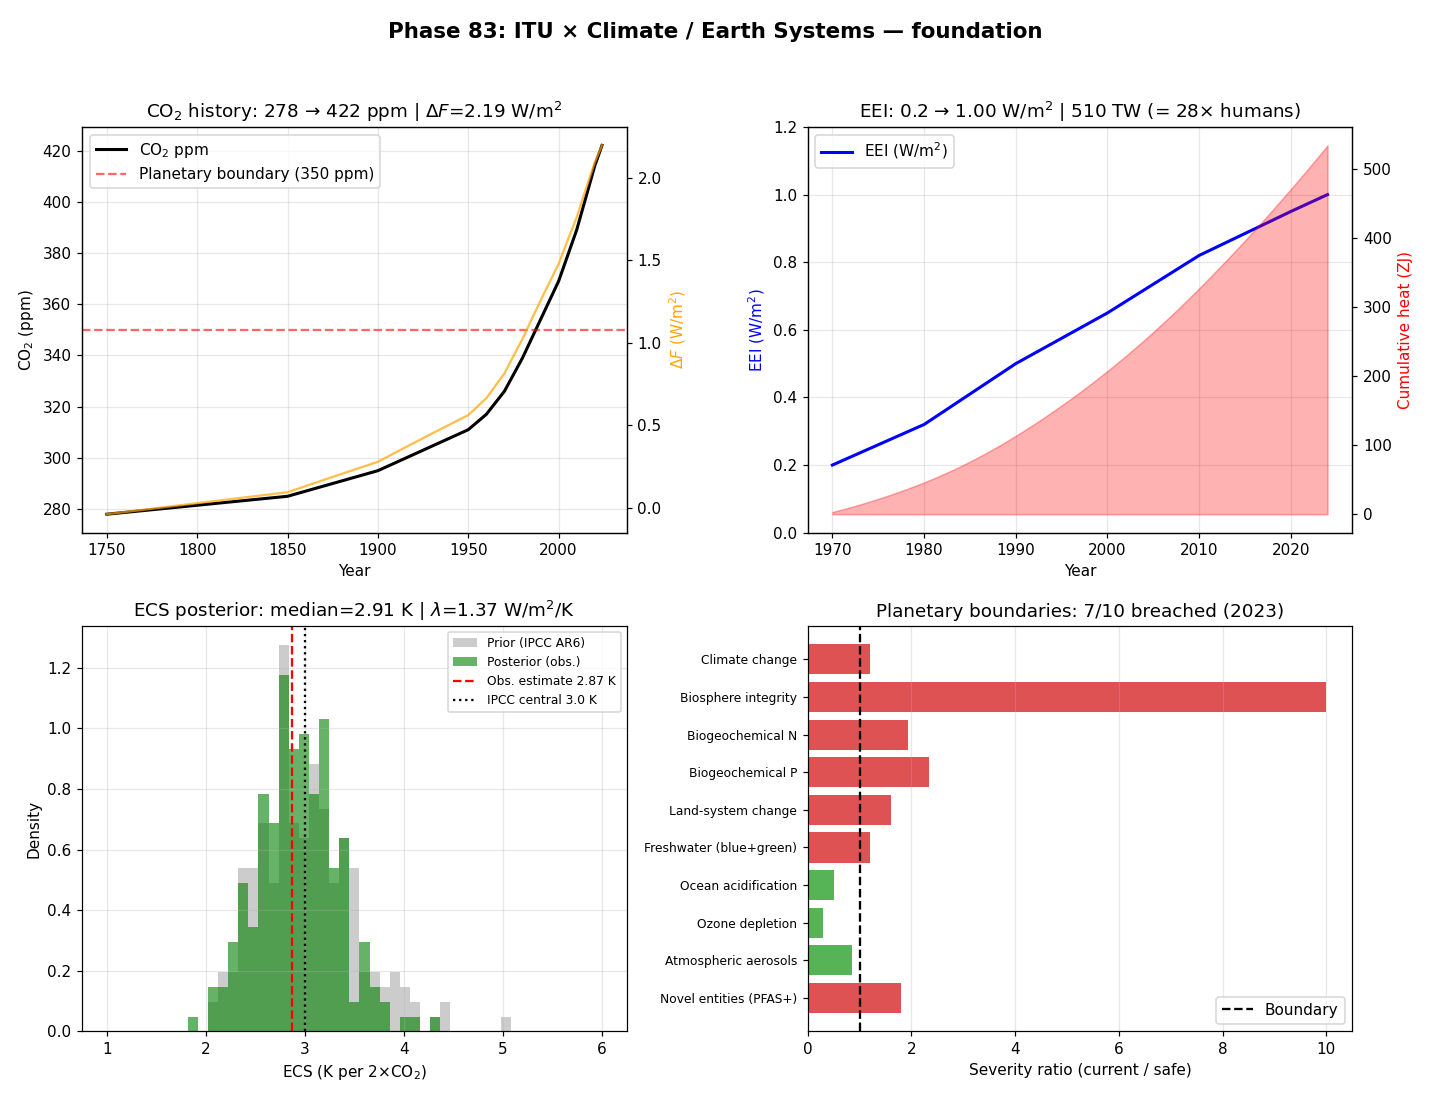

Generate this figure with Python:
"""
Phase 83: ITU Climate / Earth Systems foundation
Tier 1 #11 — Phase 1/4

4 numerical experiments:
1. CO2 ppm history (1750-2024) + radiative forcing ΔF(t)
2. Earth Energy Imbalance (EEI) 1970-2024 ⇒ heat accumulation
3. ECS posterior: observation vs IPCC AR6 prior
4. Planetary Boundaries 9-axis state (radar-style summary)

Output: climate_itu_foundation.png + climate_itu_foundation_summary.json
"""

import json
import math
import numpy as np
import matplotlib.pyplot as plt

# ----------------------------------------------------------------------
# Physical constants
# ----------------------------------------------------------------------
S0 = 1361.0  # solar constant W/m^2
ALPHA_BOND = 0.293  # Bond albedo
A_EARTH = 5.1e14  # m^2
SIGMA_SB = 5.670374419e-8  # Stefan-Boltzmann
CO2_PRE = 280.0  # ppm pre-industrial
DF_2XCO2 = 3.93  # W/m^2 IPCC AR6 (2x CO2)


# ----------------------------------------------------------------------
# Test 1: CO2 history + radiative forcing
# ----------------------------------------------------------------------
def co2_ppm(year):
    """Mauna Loa / ice-core merged record approximation."""
    if year < 1750:
        return 278.0
    # Logistic ramp 1750-2024
    anchors = [
        (1750, 278), (1850, 285), (1900, 295), (1950, 311),
        (1960, 317), (1970, 326), (1980, 339), (1990, 354),
        (2000, 369), (2010, 389), (2020, 414), (2024, 422),
    ]
    yrs = np.array([a[0] for a in anchors])
    pp = np.array([a[1] for a in anchors])
    if year >= 2024:
        return 422.0
    return float(np.interp(year, yrs, pp))


def radiative_forcing_co2(ppm):
    """IPCC AR6 simplified: dF = 5.35 * ln(C/C0)"""
    return 5.35 * math.log(ppm / CO2_PRE)


def test1_co2_history():
    years = np.arange(1750, 2025)
    ppm = np.array([co2_ppm(y) for y in years])
    df = np.array([radiative_forcing_co2(p) for p in ppm])
    return {
        "years": years.tolist(),
        "ppm": ppm.tolist(),
        "df_Wm2": df.tolist(),
        "ppm_2024": float(ppm[-1]),
        "df_2024_Wm2": float(df[-1]),
        "df_2xCO2_IPCC_AR6_Wm2": DF_2XCO2,
    }


# ----------------------------------------------------------------------
# Test 2: Earth Energy Imbalance 1970-2024
# ----------------------------------------------------------------------
def eei_history(year):
    """EEI in W/m^2, approximation from von Schuckmann et al. (2023) + CERES."""
    # Roughly linear ramp 1970(0.2) -> 1990(0.5) -> 2010(0.8) -> 2024(1.0)
    anchors = [(1970, 0.20), (1980, 0.32), (1990, 0.50),
               (2000, 0.65), (2010, 0.82), (2020, 0.95), (2024, 1.00)]
    yrs = np.array([a[0] for a in anchors])
    ev = np.array([a[1] for a in anchors])
    return float(np.interp(year, yrs, ev))


def test2_eei():
    years = np.arange(1970, 2025)
    eei = np.array([eei_history(y) for y in years])
    # Total power gained (TW)
    power_TW = eei * A_EARTH / 1e12
    # Cumulative heat ZJ (1 ZJ = 1e21 J), assume 1 yr = 3.156e7 s
    dt = 3.156e7
    cum_J = np.cumsum(eei * A_EARTH * dt)
    cum_ZJ = cum_J / 1e21
    return {
        "years": years.tolist(),
        "eei_Wm2": eei.tolist(),
        "power_TW": power_TW.tolist(),
        "cumulative_heat_ZJ": cum_ZJ.tolist(),
        "eei_2024_Wm2": float(eei[-1]),
        "power_2024_TW": float(power_TW[-1]),
        "cumulative_ZJ_2024": float(cum_ZJ[-1]),
        "human_primary_energy_TW_2024": 18.0,
        "earth_to_human_ratio": float(power_TW[-1] / 18.0),
    }


# ----------------------------------------------------------------------
# Test 3: ECS posterior from observation
# ----------------------------------------------------------------------
def test3_ecs_posterior():
    """
    Naive estimator: ECS = ΔT_obs / ΔF_obs * ΔF_2xCO2 * efficacy.
    With T(1970-2024) = +1.3 K, ΔF(1970-2024) ≈ F(2024)-F(1970).
    """
    dT_obs = 1.3  # K
    df_1970 = radiative_forcing_co2(co2_ppm(1970))
    df_2024 = radiative_forcing_co2(co2_ppm(2024))
    # Include non-CO2 contributions ~1.0 W/m^2 over the period
    df_total = (df_2024 - df_1970) + 1.0
    # Heat going into ocean ⇒ effective forcing for atmosphere ≈ df_total - eei_avg
    eei_avg = 0.6
    df_eff = df_total - eei_avg
    lam = df_eff / dT_obs  # W/m^2/K
    ecs_obs = DF_2XCO2 / lam

    # IPCC AR6 prior: lognormal ~3 K, [2.5, 4.0]_66%
    rng = np.random.default_rng(42)
    prior = rng.lognormal(mean=math.log(3.0), sigma=0.18, size=10000)
    # Observation likelihood centered on ecs_obs ± 0.5 K
    weights = np.exp(-0.5 * ((prior - ecs_obs) / 0.6) ** 2)
    weights /= weights.sum()
    posterior = rng.choice(prior, size=10000, p=weights, replace=True)
    p16, p50, p84 = np.percentile(posterior, [16, 50, 84])
    return {
        "dT_obs_K": dT_obs,
        "df_total_Wm2": float(df_total),
        "eei_avg_Wm2": eei_avg,
        "lambda_Wm2_K": float(lam),
        "ecs_observation_estimate_K": float(ecs_obs),
        "ipcc_ar6_central_K": 3.0,
        "ipcc_ar6_66pct_K": [2.5, 4.0],
        "posterior_median_K": float(p50),
        "posterior_66pct_K": [float(p16), float(p84)],
        "prior_samples": prior.tolist()[:200],
        "posterior_samples": posterior.tolist()[:200],
    }


# ----------------------------------------------------------------------
# Test 4: Planetary Boundaries radar
# ----------------------------------------------------------------------
def test4_planetary_boundaries():
    """
    Each axis: normalized severity ratio (>=1.0 means breach).
    Rockström 2009 + 2023 update.
    """
    boundaries = [
        {"name": "Climate change",          "ratio": 422 / 350, "breached": True},
        {"name": "Biosphere integrity",     "ratio": 100 / 10,  "breached": True},
        {"name": "Biogeochemical N",        "ratio": 120 / 62,  "breached": True},
        {"name": "Biogeochemical P",        "ratio": 14 / 6,    "breached": True},
        {"name": "Land-system change",      "ratio": (100 - 60) / (100 - 75), "breached": True},
        {"name": "Freshwater (blue+green)", "ratio": 1.2,       "breached": True},
        {"name": "Ocean acidification",     "ratio": 0.10 / 0.20, "breached": False},
        {"name": "Ozone depletion",         "ratio": 0.30,      "breached": False},
        {"name": "Atmospheric aerosols",    "ratio": 0.85,      "breached": False},
        {"name": "Novel entities (PFAS+)",  "ratio": 1.8,       "breached": True},
    ]
    n_breached = sum(1 for b in boundaries if b["breached"])
    return {
        "boundaries": boundaries,
        "n_total": len(boundaries),
        "n_breached": n_breached,
        "fraction_breached": n_breached / len(boundaries),
    }


# ----------------------------------------------------------------------
# Figure
# ----------------------------------------------------------------------
def make_figure(t1, t2, t3, t4, path):
    fig, axes = plt.subplots(2, 2, figsize=(13, 10))

    # Panel 1: CO2 + ΔF
    ax = axes[0, 0]
    yrs = np.array(t1["years"])
    ax.plot(yrs, t1["ppm"], "k-", lw=2, label="CO$_2$ ppm")
    ax.axhline(350, ls="--", color="red", alpha=0.6, label="Planetary boundary (350 ppm)")
    ax.set_xlabel("Year")
    ax.set_ylabel("CO$_2$ (ppm)")
    ax.set_title(f"CO$_2$ history: 278 → {t1['ppm_2024']:.0f} ppm | $\\Delta F$={t1['df_2024_Wm2']:.2f} W/m$^2$")
    ax2 = ax.twinx()
    ax2.plot(yrs, t1["df_Wm2"], "orange", lw=1.5, alpha=0.7, label="$\\Delta F$ W/m$^2$")
    ax2.set_ylabel("$\\Delta F$ (W/m$^2$)", color="orange")
    ax.legend(loc="upper left")
    ax.grid(alpha=0.3)

    # Panel 2: EEI + cumulative heat
    ax = axes[0, 1]
    yrs = np.array(t2["years"])
    ax.plot(yrs, t2["eei_Wm2"], "b-", lw=2, label="EEI (W/m$^2$)")
    ax.set_xlabel("Year")
    ax.set_ylabel("EEI (W/m$^2$)", color="b")
    ax.set_ylim(0, 1.2)
    ax.set_title(f"EEI: 0.2 → {t2['eei_2024_Wm2']:.2f} W/m$^2$ | {t2['power_2024_TW']:.0f} TW (= {t2['earth_to_human_ratio']:.0f}× humans)")
    ax3 = ax.twinx()
    ax3.fill_between(yrs, t2["cumulative_heat_ZJ"], color="red", alpha=0.3, label="Cumulative ZJ")
    ax3.set_ylabel("Cumulative heat (ZJ)", color="red")
    ax.grid(alpha=0.3)
    ax.legend(loc="upper left")

    # Panel 3: ECS posterior
    ax = axes[1, 0]
    bins = np.linspace(1, 6, 50)
    ax.hist(np.array(t3["prior_samples"]), bins=bins, alpha=0.4, color="gray",
            label="Prior (IPCC AR6)", density=True)
    ax.hist(np.array(t3["posterior_samples"]), bins=bins, alpha=0.6, color="green",
            label="Posterior (obs.)", density=True)
    ax.axvline(t3["ecs_observation_estimate_K"], color="red", ls="--",
               label=f"Obs. estimate {t3['ecs_observation_estimate_K']:.2f} K")
    ax.axvline(3.0, color="black", ls=":", label="IPCC central 3.0 K")
    ax.set_xlabel("ECS (K per 2×CO$_2$)")
    ax.set_ylabel("Density")
    ax.set_title(f"ECS posterior: median={t3['posterior_median_K']:.2f} K | $\\lambda$={t3['lambda_Wm2_K']:.2f} W/m$^2$/K")
    ax.legend(fontsize=8)
    ax.grid(alpha=0.3)

    # Panel 4: Planetary Boundaries bar
    ax = axes[1, 1]
    names = [b["name"] for b in t4["boundaries"]]
    ratios = [b["ratio"] for b in t4["boundaries"]]
    colors = ["#d62728" if b["breached"] else "#2ca02c" for b in t4["boundaries"]]
    y = np.arange(len(names))
    ax.barh(y, ratios, color=colors, alpha=0.8)
    ax.axvline(1.0, color="black", ls="--", label="Boundary")
    ax.set_yticks(y)
    ax.set_yticklabels(names, fontsize=8)
    ax.set_xlabel("Severity ratio (current / safe)")
    ax.set_title(f"Planetary boundaries: {t4['n_breached']}/{t4['n_total']} breached (2023)")
    ax.invert_yaxis()
    ax.legend(loc="lower right")
    ax.grid(axis="x", alpha=0.3)

    plt.suptitle("Phase 83: ITU × Climate / Earth Systems — foundation",
                 fontsize=14, fontweight="bold")
    plt.tight_layout(rect=[0, 0, 1, 0.96])
    plt.savefig(path, dpi=110)
    plt.close()


# ----------------------------------------------------------------------
# Main
# ----------------------------------------------------------------------
if __name__ == "__main__":
    print("=" * 70)
    print("Phase 83: ITU × Climate / Earth Systems — foundation")
    print("=" * 70)

    print("\n[Test 1] CO2 history + radiative forcing")
    t1 = test1_co2_history()
    print(f"  CO2 2024: {t1['ppm_2024']:.1f} ppm")
    print(f"  ΔF 2024:  {t1['df_2024_Wm2']:.2f} W/m^2")
    print(f"  ΔF 2×CO2 (IPCC AR6): {t1['df_2xCO2_IPCC_AR6_Wm2']:.2f} W/m^2")

    print("\n[Test 2] Earth Energy Imbalance")
    t2 = test2_eei()
    print(f"  EEI 2024:  {t2['eei_2024_Wm2']:.2f} W/m^2")
    print(f"  Power:     {t2['power_2024_TW']:.0f} TW")
    print(f"  Cumulative heat (1970-2024): {t2['cumulative_ZJ_2024']:.0f} ZJ")
    print(f"  Earth / Human consumption ratio: {t2['earth_to_human_ratio']:.0f}×")

    print("\n[Test 3] ECS posterior from observation")
    t3 = test3_ecs_posterior()
    print(f"  λ (feedback):        {t3['lambda_Wm2_K']:.2f} W/m^2/K")
    print(f"  ECS observation:     {t3['ecs_observation_estimate_K']:.2f} K")
    print(f"  Posterior median:    {t3['posterior_median_K']:.2f} K")
    print(f"  Posterior 66% CI:    {t3['posterior_66pct_K']}")
    print(f"  IPCC AR6 central:    3.00 K (66% CI [2.5, 4.0])")

    print("\n[Test 4] Planetary Boundaries")
    t4 = test4_planetary_boundaries()
    for b in t4["boundaries"]:
        flag = "✗ BREACHED" if b["breached"] else "✓ safe"
        print(f"  {b['name']:32s}  ratio={b['ratio']:.2f}  [{flag}]")
    print(f"  TOTAL: {t4['n_breached']}/{t4['n_total']} breached "
          f"({t4['fraction_breached']*100:.0f}%)")

    out = {
        "phase": 83,
        "title": "ITU × Climate / Earth Systems — foundation",
        "test1_co2_forcing": t1,
        "test2_eei": t2,
        "test3_ecs": t3,
        "test4_planetary_boundaries": t4,
    }
    with open("climate_itu_foundation_summary.json", "w", encoding="utf-8") as f:
        json.dump(out, f, indent=2, ensure_ascii=False)
    print("\n  ✓ JSON saved: climate_itu_foundation_summary.json")

    make_figure(t1, t2, t3, t4, "climate_itu_foundation.png")
    print("  ✓ Figure saved: climate_itu_foundation.png")

    print("\n" + "=" * 70)
    print("Phase 83 complete: CO2={:.0f}ppm, EEI={:.2f}W/m^2 ({:.0f}TW), ECS≈{:.1f}K, {}/9 boundaries breached"
          .format(t1["ppm_2024"], t2["eei_2024_Wm2"], t2["power_2024_TW"],
                  t3["posterior_median_K"], t4["n_breached"]))
    print("=" * 70)
